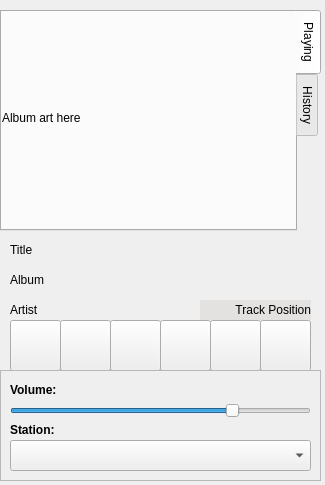
<?xml version="1.0" encoding="UTF-8"?>
<ui version="4.0">
 <class>MainWindow</class>
 <widget class="QMainWindow" name="MainWindow">
  <property name="geometry">
   <rect>
    <x>0</x>
    <y>0</y>
    <width>325</width>
    <height>485</height>
   </rect>
  </property>
  <property name="minimumSize">
   <size>
    <width>325</width>
    <height>485</height>
   </size>
  </property>
  <property name="maximumSize">
   <size>
    <width>325</width>
    <height>485</height>
   </size>
  </property>
  <property name="windowTitle">
   <string>qAndora - Internet Radio</string>
  </property>
  <property name="windowIcon">
   <iconset>
    <normaloff>images/qAndora.png</normaloff>images/qAndora.png</iconset>
  </property>
  <widget class="QWidget" name="centralwidget">
   <widget class="QTabWidget" name="mainWidget">
    <property name="geometry">
     <rect>
      <x>0</x>
      <y>10</y>
      <width>321</width>
      <height>221</height>
     </rect>
    </property>
    <property name="tabPosition">
     <enum>QTabWidget::East</enum>
    </property>
    <property name="currentIndex">
     <number>0</number>
    </property>
    <widget class="QWidget" name="currentTab">
     <attribute name="title">
      <string>Playing</string>
     </attribute>
     <widget class="QLabel" name="albumImage">
      <property name="geometry">
       <rect>
        <x>0</x>
        <y>0</y>
        <width>341</width>
        <height>211</height>
       </rect>
      </property>
      <property name="minimumSize">
       <size>
        <width>241</width>
        <height>191</height>
       </size>
      </property>
      <property name="text">
       <string>Album art here</string>
      </property>
      <property name="scaledContents">
       <bool>true</bool>
      </property>
     </widget>
    </widget>
    <widget class="QWidget" name="historyTab">
     <attribute name="title">
      <string>History</string>
     </attribute>
     <widget class="QListWidget" name="historyList">
      <property name="geometry">
       <rect>
        <x>0</x>
        <y>0</y>
        <width>271</width>
        <height>191</height>
       </rect>
      </property>
     </widget>
    </widget>
   </widget>
   <widget class="QFrame" name="infoFrame">
    <property name="geometry">
     <rect>
      <x>0</x>
      <y>230</y>
      <width>321</width>
      <height>91</height>
     </rect>
    </property>
    <property name="frameShape">
     <enum>QFrame::NoFrame</enum>
    </property>
    <property name="frameShadow">
     <enum>QFrame::Plain</enum>
    </property>
    <widget class="QLabel" name="titleLabel">
     <property name="geometry">
      <rect>
       <x>10</x>
       <y>10</y>
       <width>301</width>
       <height>20</height>
      </rect>
     </property>
     <property name="text">
      <string>Title</string>
     </property>
     <property name="wordWrap">
      <bool>true</bool>
     </property>
     <property name="indent">
      <number>-1</number>
     </property>
     <property name="openExternalLinks">
      <bool>true</bool>
     </property>
    </widget>
    <widget class="QLabel" name="albumLabel">
     <property name="geometry">
      <rect>
       <x>10</x>
       <y>40</y>
       <width>301</width>
       <height>20</height>
      </rect>
     </property>
     <property name="text">
      <string>Album</string>
     </property>
     <property name="wordWrap">
      <bool>true</bool>
     </property>
     <property name="indent">
      <number>-1</number>
     </property>
     <property name="openExternalLinks">
      <bool>true</bool>
     </property>
    </widget>
    <widget class="QLabel" name="artistLabel">
     <property name="geometry">
      <rect>
       <x>10</x>
       <y>70</y>
       <width>271</width>
       <height>20</height>
      </rect>
     </property>
     <property name="text">
      <string>Artist</string>
     </property>
     <property name="openExternalLinks">
      <bool>true</bool>
     </property>
    </widget>
    <widget class="QLabel" name="positionLabel">
     <property name="geometry">
      <rect>
       <x>200</x>
       <y>70</y>
       <width>111</width>
       <height>20</height>
      </rect>
     </property>
     <property name="palette">
      <palette>
       <active>
        <colorrole role="WindowText">
         <brush brushstyle="SolidPattern">
          <color alpha="255">
           <red>0</red>
           <green>0</green>
           <blue>0</blue>
          </color>
         </brush>
        </colorrole>
        <colorrole role="Button">
         <brush brushstyle="SolidPattern">
          <color alpha="165">
           <red>223</red>
           <green>220</green>
           <blue>217</blue>
          </color>
         </brush>
        </colorrole>
        <colorrole role="Light">
         <brush brushstyle="SolidPattern">
          <color alpha="165">
           <red>255</red>
           <green>255</green>
           <blue>255</blue>
          </color>
         </brush>
        </colorrole>
        <colorrole role="Midlight">
         <brush brushstyle="SolidPattern">
          <color alpha="165">
           <red>239</red>
           <green>237</green>
           <blue>236</blue>
          </color>
         </brush>
        </colorrole>
        <colorrole role="Dark">
         <brush brushstyle="SolidPattern">
          <color alpha="165">
           <red>111</red>
           <green>110</green>
           <blue>108</blue>
          </color>
         </brush>
        </colorrole>
        <colorrole role="Mid">
         <brush brushstyle="SolidPattern">
          <color alpha="165">
           <red>149</red>
           <green>147</green>
           <blue>145</blue>
          </color>
         </brush>
        </colorrole>
        <colorrole role="Text">
         <brush brushstyle="SolidPattern">
          <color alpha="255">
           <red>0</red>
           <green>0</green>
           <blue>0</blue>
          </color>
         </brush>
        </colorrole>
        <colorrole role="BrightText">
         <brush brushstyle="SolidPattern">
          <color alpha="255">
           <red>255</red>
           <green>255</green>
           <blue>255</blue>
          </color>
         </brush>
        </colorrole>
        <colorrole role="ButtonText">
         <brush brushstyle="SolidPattern">
          <color alpha="255">
           <red>0</red>
           <green>0</green>
           <blue>0</blue>
          </color>
         </brush>
        </colorrole>
        <colorrole role="Base">
         <brush brushstyle="SolidPattern">
          <color alpha="255">
           <red>255</red>
           <green>255</green>
           <blue>255</blue>
          </color>
         </brush>
        </colorrole>
        <colorrole role="Window">
         <brush brushstyle="SolidPattern">
          <color alpha="165">
           <red>223</red>
           <green>220</green>
           <blue>217</blue>
          </color>
         </brush>
        </colorrole>
        <colorrole role="Shadow">
         <brush brushstyle="SolidPattern">
          <color alpha="255">
           <red>0</red>
           <green>0</green>
           <blue>0</blue>
          </color>
         </brush>
        </colorrole>
        <colorrole role="AlternateBase">
         <brush brushstyle="SolidPattern">
          <color alpha="210">
           <red>239</red>
           <green>237</green>
           <blue>236</blue>
          </color>
         </brush>
        </colorrole>
        <colorrole role="ToolTipBase">
         <brush brushstyle="SolidPattern">
          <color alpha="255">
           <red>255</red>
           <green>255</green>
           <blue>220</blue>
          </color>
         </brush>
        </colorrole>
        <colorrole role="ToolTipText">
         <brush brushstyle="SolidPattern">
          <color alpha="255">
           <red>0</red>
           <green>0</green>
           <blue>0</blue>
          </color>
         </brush>
        </colorrole>
       </active>
       <inactive>
        <colorrole role="WindowText">
         <brush brushstyle="SolidPattern">
          <color alpha="255">
           <red>0</red>
           <green>0</green>
           <blue>0</blue>
          </color>
         </brush>
        </colorrole>
        <colorrole role="Button">
         <brush brushstyle="SolidPattern">
          <color alpha="165">
           <red>223</red>
           <green>220</green>
           <blue>217</blue>
          </color>
         </brush>
        </colorrole>
        <colorrole role="Light">
         <brush brushstyle="SolidPattern">
          <color alpha="165">
           <red>255</red>
           <green>255</green>
           <blue>255</blue>
          </color>
         </brush>
        </colorrole>
        <colorrole role="Midlight">
         <brush brushstyle="SolidPattern">
          <color alpha="165">
           <red>239</red>
           <green>237</green>
           <blue>236</blue>
          </color>
         </brush>
        </colorrole>
        <colorrole role="Dark">
         <brush brushstyle="SolidPattern">
          <color alpha="165">
           <red>111</red>
           <green>110</green>
           <blue>108</blue>
          </color>
         </brush>
        </colorrole>
        <colorrole role="Mid">
         <brush brushstyle="SolidPattern">
          <color alpha="165">
           <red>149</red>
           <green>147</green>
           <blue>145</blue>
          </color>
         </brush>
        </colorrole>
        <colorrole role="Text">
         <brush brushstyle="SolidPattern">
          <color alpha="255">
           <red>0</red>
           <green>0</green>
           <blue>0</blue>
          </color>
         </brush>
        </colorrole>
        <colorrole role="BrightText">
         <brush brushstyle="SolidPattern">
          <color alpha="255">
           <red>255</red>
           <green>255</green>
           <blue>255</blue>
          </color>
         </brush>
        </colorrole>
        <colorrole role="ButtonText">
         <brush brushstyle="SolidPattern">
          <color alpha="255">
           <red>0</red>
           <green>0</green>
           <blue>0</blue>
          </color>
         </brush>
        </colorrole>
        <colorrole role="Base">
         <brush brushstyle="SolidPattern">
          <color alpha="255">
           <red>255</red>
           <green>255</green>
           <blue>255</blue>
          </color>
         </brush>
        </colorrole>
        <colorrole role="Window">
         <brush brushstyle="SolidPattern">
          <color alpha="165">
           <red>223</red>
           <green>220</green>
           <blue>217</blue>
          </color>
         </brush>
        </colorrole>
        <colorrole role="Shadow">
         <brush brushstyle="SolidPattern">
          <color alpha="255">
           <red>0</red>
           <green>0</green>
           <blue>0</blue>
          </color>
         </brush>
        </colorrole>
        <colorrole role="AlternateBase">
         <brush brushstyle="SolidPattern">
          <color alpha="210">
           <red>239</red>
           <green>237</green>
           <blue>236</blue>
          </color>
         </brush>
        </colorrole>
        <colorrole role="ToolTipBase">
         <brush brushstyle="SolidPattern">
          <color alpha="255">
           <red>255</red>
           <green>255</green>
           <blue>220</blue>
          </color>
         </brush>
        </colorrole>
        <colorrole role="ToolTipText">
         <brush brushstyle="SolidPattern">
          <color alpha="255">
           <red>0</red>
           <green>0</green>
           <blue>0</blue>
          </color>
         </brush>
        </colorrole>
       </inactive>
       <disabled>
        <colorrole role="WindowText">
         <brush brushstyle="SolidPattern">
          <color alpha="165">
           <red>111</red>
           <green>110</green>
           <blue>108</blue>
          </color>
         </brush>
        </colorrole>
        <colorrole role="Button">
         <brush brushstyle="SolidPattern">
          <color alpha="165">
           <red>223</red>
           <green>220</green>
           <blue>217</blue>
          </color>
         </brush>
        </colorrole>
        <colorrole role="Light">
         <brush brushstyle="SolidPattern">
          <color alpha="165">
           <red>255</red>
           <green>255</green>
           <blue>255</blue>
          </color>
         </brush>
        </colorrole>
        <colorrole role="Midlight">
         <brush brushstyle="SolidPattern">
          <color alpha="165">
           <red>239</red>
           <green>237</green>
           <blue>236</blue>
          </color>
         </brush>
        </colorrole>
        <colorrole role="Dark">
         <brush brushstyle="SolidPattern">
          <color alpha="165">
           <red>111</red>
           <green>110</green>
           <blue>108</blue>
          </color>
         </brush>
        </colorrole>
        <colorrole role="Mid">
         <brush brushstyle="SolidPattern">
          <color alpha="165">
           <red>149</red>
           <green>147</green>
           <blue>145</blue>
          </color>
         </brush>
        </colorrole>
        <colorrole role="Text">
         <brush brushstyle="SolidPattern">
          <color alpha="165">
           <red>111</red>
           <green>110</green>
           <blue>108</blue>
          </color>
         </brush>
        </colorrole>
        <colorrole role="BrightText">
         <brush brushstyle="SolidPattern">
          <color alpha="255">
           <red>255</red>
           <green>255</green>
           <blue>255</blue>
          </color>
         </brush>
        </colorrole>
        <colorrole role="ButtonText">
         <brush brushstyle="SolidPattern">
          <color alpha="165">
           <red>111</red>
           <green>110</green>
           <blue>108</blue>
          </color>
         </brush>
        </colorrole>
        <colorrole role="Base">
         <brush brushstyle="SolidPattern">
          <color alpha="165">
           <red>223</red>
           <green>220</green>
           <blue>217</blue>
          </color>
         </brush>
        </colorrole>
        <colorrole role="Window">
         <brush brushstyle="SolidPattern">
          <color alpha="165">
           <red>223</red>
           <green>220</green>
           <blue>217</blue>
          </color>
         </brush>
        </colorrole>
        <colorrole role="Shadow">
         <brush brushstyle="SolidPattern">
          <color alpha="255">
           <red>0</red>
           <green>0</green>
           <blue>0</blue>
          </color>
         </brush>
        </colorrole>
        <colorrole role="AlternateBase">
         <brush brushstyle="SolidPattern">
          <color alpha="165">
           <red>223</red>
           <green>220</green>
           <blue>217</blue>
          </color>
         </brush>
        </colorrole>
        <colorrole role="ToolTipBase">
         <brush brushstyle="SolidPattern">
          <color alpha="255">
           <red>255</red>
           <green>255</green>
           <blue>220</blue>
          </color>
         </brush>
        </colorrole>
        <colorrole role="ToolTipText">
         <brush brushstyle="SolidPattern">
          <color alpha="255">
           <red>0</red>
           <green>0</green>
           <blue>0</blue>
          </color>
         </brush>
        </colorrole>
       </disabled>
      </palette>
     </property>
     <property name="autoFillBackground">
      <bool>true</bool>
     </property>
     <property name="text">
      <string>Track Position</string>
     </property>
     <property name="alignment">
      <set>Qt::AlignRight|Qt::AlignTrailing|Qt::AlignVCenter</set>
     </property>
    </widget>
   </widget>
   <widget class="QPushButton" name="loveButton">
    <property name="geometry">
     <rect>
      <x>110</x>
      <y>320</y>
      <width>51</width>
      <height>51</height>
     </rect>
    </property>
    <property name="toolTip">
     <string>Favorite Song</string>
    </property>
    <property name="text">
     <string/>
    </property>
    <property name="icon">
     <iconset>
      <normaloff>images/favorite.png</normaloff>images/favorite.png</iconset>
    </property>
    <property name="iconSize">
     <size>
      <width>24</width>
      <height>24</height>
     </size>
    </property>
   </widget>
   <widget class="QPushButton" name="tiredButton">
    <property name="geometry">
     <rect>
      <x>210</x>
      <y>320</y>
      <width>51</width>
      <height>51</height>
     </rect>
    </property>
    <property name="toolTip">
     <string>Set song to tired</string>
    </property>
    <property name="text">
     <string/>
    </property>
    <property name="icon">
     <iconset>
      <normaloff>images/tired.png</normaloff>images/tired.png</iconset>
    </property>
    <property name="iconSize">
     <size>
      <width>24</width>
      <height>24</height>
     </size>
    </property>
   </widget>
   <widget class="QPushButton" name="banButton">
    <property name="geometry">
     <rect>
      <x>160</x>
      <y>320</y>
      <width>51</width>
      <height>51</height>
     </rect>
    </property>
    <property name="toolTip">
     <string>Ban song</string>
    </property>
    <property name="text">
     <string/>
    </property>
    <property name="icon">
     <iconset>
      <normaloff>images/ban.png</normaloff>images/ban.png</iconset>
    </property>
    <property name="iconSize">
     <size>
      <width>24</width>
      <height>24</height>
     </size>
    </property>
   </widget>
   <widget class="QPushButton" name="playPauseButton">
    <property name="geometry">
     <rect>
      <x>10</x>
      <y>320</y>
      <width>51</width>
      <height>51</height>
     </rect>
    </property>
    <property name="toolTip">
     <string>Pause Song</string>
    </property>
    <property name="text">
     <string/>
    </property>
    <property name="icon">
     <iconset>
      <normaloff>images/pause.png</normaloff>images/pause.png</iconset>
    </property>
    <property name="iconSize">
     <size>
      <width>24</width>
      <height>24</height>
     </size>
    </property>
   </widget>
   <widget class="QPushButton" name="skipButton">
    <property name="geometry">
     <rect>
      <x>60</x>
      <y>320</y>
      <width>51</width>
      <height>51</height>
     </rect>
    </property>
    <property name="toolTip">
     <string>Skip Song</string>
    </property>
    <property name="text">
     <string/>
    </property>
    <property name="icon">
     <iconset>
      <normaloff>images/skip.png</normaloff>images/skip.png</iconset>
    </property>
    <property name="iconSize">
     <size>
      <width>24</width>
      <height>24</height>
     </size>
    </property>
   </widget>
   <widget class="QPushButton" name="settingsButton">
    <property name="geometry">
     <rect>
      <x>260</x>
      <y>320</y>
      <width>51</width>
      <height>51</height>
     </rect>
    </property>
    <property name="text">
     <string/>
    </property>
    <property name="icon">
     <iconset>
      <normaloff>images/settings.png</normaloff>images/settings.png</iconset>
    </property>
    <property name="iconSize">
     <size>
      <width>24</width>
      <height>24</height>
     </size>
    </property>
   </widget>
   <widget class="QFrame" name="lowerFrame">
    <property name="geometry">
     <rect>
      <x>0</x>
      <y>370</y>
      <width>321</width>
      <height>111</height>
     </rect>
    </property>
    <property name="frameShape">
     <enum>QFrame::StyledPanel</enum>
    </property>
    <property name="frameShadow">
     <enum>QFrame::Raised</enum>
    </property>
    <widget class="QSlider" name="volumeSlider">
     <property name="geometry">
      <rect>
       <x>10</x>
       <y>20</y>
       <width>301</width>
       <height>41</height>
      </rect>
     </property>
     <property name="toolTip">
      <string>Adjust Volume</string>
     </property>
     <property name="maximum">
      <number>100</number>
     </property>
     <property name="value">
      <number>75</number>
     </property>
     <property name="orientation">
      <enum>Qt::Horizontal</enum>
     </property>
    </widget>
    <widget class="QComboBox" name="stationBox">
     <property name="geometry">
      <rect>
       <x>10</x>
       <y>70</y>
       <width>301</width>
       <height>31</height>
      </rect>
     </property>
    </widget>
    <widget class="QLabel" name="volumeLabel">
     <property name="geometry">
      <rect>
       <x>10</x>
       <y>10</y>
       <width>77</width>
       <height>21</height>
      </rect>
     </property>
     <property name="text">
      <string>&lt;b&gt;Volume:&lt;/b&gt;</string>
     </property>
     <property name="textFormat">
      <enum>Qt::AutoText</enum>
     </property>
    </widget>
    <widget class="QLabel" name="stationLabel">
     <property name="geometry">
      <rect>
       <x>10</x>
       <y>50</y>
       <width>77</width>
       <height>21</height>
      </rect>
     </property>
     <property name="text">
      <string>&lt;b&gt;Station:&lt;/b&gt;</string>
     </property>
    </widget>
   </widget>
  </widget>
 </widget>
 <resources/>
 <connections/>
</ui>
